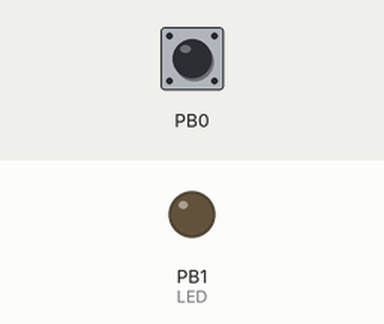
Recording of a program running on a simulated ATmega8, built with avr-gcc and emulated at 1 MHz. On the bench: output pins drawn as LEDs (lit = HIGH). Dashed ring = blinking. The test bench sets the inputs (shaded band); at power-on: PB0 HIGH.

Above: at 1.2 s.
1.3 s: PB0 pulled LOW for 1 s
At 1.42 s:
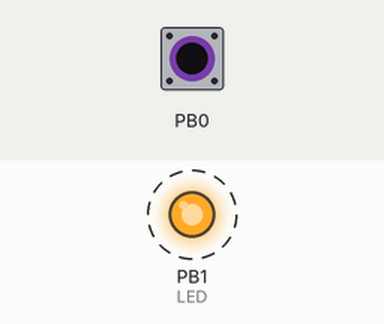
3.8 s: PB0 pulled LOW for 3.2 s
At 8.1 s:
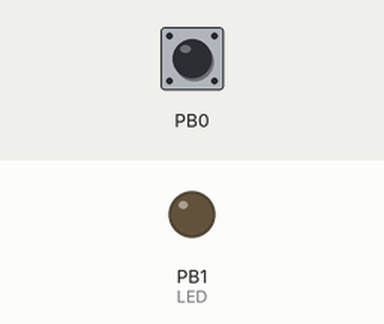
Timing chart, 0 to 9.6 s (numbered marks = the images above; inputs shaded):
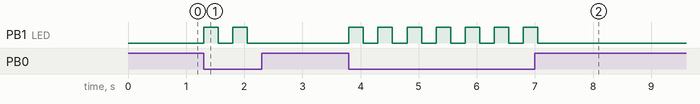

Measured:
- after the input at 1.3 s, PB1 (LED): alternates HIGH for 0.25 s and LOW for 0.25 s, 4 changes in all, then stays LOW, starting at once
- after the input at 3.8 s, PB1 (LED): alternates HIGH for 0.25 s and LOW for 0.25 s, 14 changes in all, then stays LOW, starting at once

The program:

main.c
```c
/*
 * BlinkLED.c
 *
 * Created: 4/6/2021 10:55:23 AM
 * Author : Saeed Ghorbani
 */

#include <avr/io.h>
#include <avr/sfr_defs.h>
#define F_CPU 1000000UL
#include <util/delay.h>

#define BV(bit)			(1<<(bit))
#define cbi(reg,bit)	reg &= ~(BV(bit))
#define sbi(reg,bit)	reg |= (BV(bit))

int main(void)
{
    /* Replace with your application code */

	cbi(DDRB,0);	//PushButton
	sbi(DDRB,1);    //LED
	sbi(PORTB,0);	//Enable PullUp
	cbi(PORTB,1);	//LED Off

    while (1)
    {
		if(bit_is_clear(PINB,0))
		{
			sbi(PORTB,1);	//LED On
			_delay_ms(250); //Wait 250ms
			cbi(PORTB,1);	//LED Off
			_delay_ms(250);	//Wait 250ms
		}

    }
}
```
